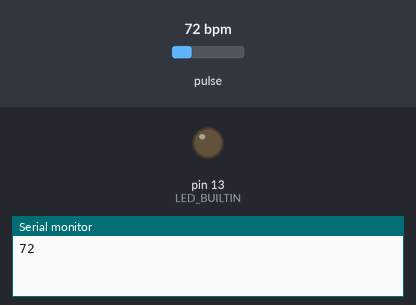
Recording of a sketch running on a simulated Arduino Uno, built with avr-gcc and run on an emulated ATmega328P. On the bench: output pins drawn as LEDs (lit = HIGH), the last lines printed to the serial monitor. The test bench sets the inputs (shaded band); at power-on: pulse 72 bpm.

Above: at 1.2 s.
1.3 s: pulse set to 130 bpm
At 1.55 s:
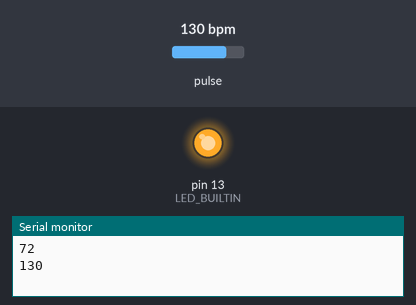
4.3 s: pulse set to 42 bpm
Timing chart, 0 to 12.9 s (numbered marks = the images above; inputs shaded):
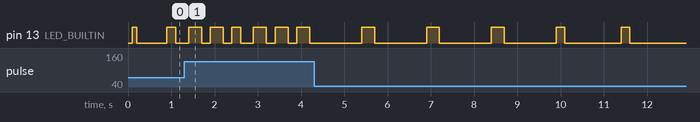

The sketch:

ZenScape_Pulse.ino
```cpp
#include <PulseSensorPlayground.h>

const int PulseWire = 0;
const int LED = LED_BUILTIN;
int Threshold = 500;

PulseSensorPlayground pulseSensor;

unsigned long previousMillis = 0;    // Variable to store the time when BPM was last sent
const long interval = 100;          // Interval between sending BPM data (milliseconds)

void setup() {
  Serial.begin(9600);
  pulseSensor.analogInput(PulseWire);
  pulseSensor.blinkOnPulse(LED);
  pulseSensor.setThreshold(Threshold);
  pulseSensor.begin();
}

void loop() {
  unsigned long currentMillis = millis();

  if (currentMillis - previousMillis >= interval) {
    previousMillis = currentMillis;

    if (pulseSensor.sawStartOfBeat()) {
      int myBPM = pulseSensor.getBeatsPerMinute();
      Serial.println(myBPM);  // Write BPM data to serial port
    }
  }
  // Keep the loop running without delay
}
```
